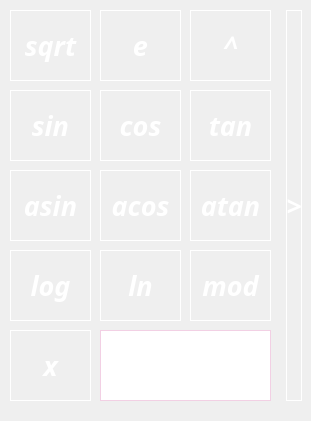
    <widget class="QFrame" name="extra_frame">
     <property name="geometry">
      <rect>
       <x>320</x>
       <y>30</y>
       <width>311</width>
       <height>421</height>
      </rect>
     </property>
     <property name="frameShape">
      <enum>QFrame::NoFrame</enum>
     </property>
     <property name="frameShadow">
      <enum>QFrame::Raised</enum>
     </property>
     <widget class="QLineEdit" name="get_x_value">
      <property name="geometry">
       <rect>
        <x>100</x>
        <y>330</y>
        <width>171</width>
        <height>71</height>
       </rect>
      </property>
      <property name="font">
       <font>
        <family>Shree Devanagari 714</family>
        <pointsize>20</pointsize>
        <italic>true</italic>
        <bold>true</bold>
       </font>
      </property>
      <property name="styleSheet">
       <string notr="true">background-color: qlineargradient(x1: 0, y1: 0, x2: 0, y2: 1, 
													stop: 0 #f5b5da, stop: 1 #521839 );
color: white;
border: 1px solid #f2d0e4;</string>
      </property>
      <property name="text">
       <string>0.0</string>
      </property>
      <property name="maxLength">
       <number>255</number>
      </property>
      <property name="frame">
       <bool>false</bool>
      </property>
      <property name="alignment">
       <set>Qt::AlignRight|Qt::AlignTrailing|Qt::AlignVCenter</set>
      </property>
     </widget>
     <widget class="QPushButton" name="variable_x">
      <property name="geometry">
       <rect>
        <x>10</x>
        <y>330</y>
        <width>81</width>
        <height>71</height>
       </rect>
      </property>
      <property name="font">
       <font>
        <family>Shree Devanagari 714</family>
        <pointsize>20</pointsize>
        <italic>true</italic>
        <bold>true</bold>
        <underline>false</underline>
        <strikeout>false</strikeout>
        <stylestrategy>PreferDefault</stylestrategy>
        <kerning>true</kerning>
       </font>
      </property>
      <property name="styleSheet">
       <string notr="true">QPushButton {
background-color: qlineargradient(x1: 0, y1: 0, x2: 0, y2: 1,
                                      stop: 0 #f5b5da, stop: 1 #521839 );
color: white;
border: 1px solid white;
}

QPushButton:pressed {
    background-color: qlineargradient(x1: 0, y1: 0, x2: 0, y2: 1,
                                      stop: 0 #521839, stop: 1 #f5b5da);
}</string>
      </property>
      <property name="text">
       <string>x</string>
      </property>
     </widget>
     <widget class="QPushButton" name="tangens">
      <property name="geometry">
       <rect>
        <x>190</x>
        <y>90</y>
        <width>81</width>
        <height>71</height>
       </rect>
      </property>
      <property name="font">
       <font>
        <family>Shree Devanagari 714</family>
        <pointsize>20</pointsize>
        <italic>true</italic>
        <bold>true</bold>
        <underline>false</underline>
        <strikeout>false</strikeout>
        <stylestrategy>PreferDefault</stylestrategy>
        <kerning>true</kerning>
       </font>
      </property>
      <property name="styleSheet">
       <string notr="true">QPushButton {
background-color: qlineargradient(x1: 0, y1: 0, x2: 0, y2: 1,
                                      stop: 0 #f5b5da, stop: 1 #521839 );
color: white;
border: 1px solid white;
}

QPushButton:pressed {
    background-color: qlineargradient(x1: 0, y1: 0, x2: 0, y2: 1,
                                      stop: 0 #521839, stop: 1 #f5b5da);
}</string>
      </property>
      <property name="text">
       <string>tan</string>
      </property>
     </widget>
     <widget class="QPushButton" name="arcsinus">
      <property name="geometry">
       <rect>
        <x>10</x>
        <y>170</y>
        <width>81</width>
        <height>71</height>
       </rect>
      </property>
      <property name="font">
       <font>
        <family>Shree Devanagari 714</family>
        <pointsize>20</pointsize>
        <italic>true</italic>
        <bold>true</bold>
        <underline>false</underline>
        <strikeout>false</strikeout>
        <stylestrategy>PreferDefault</stylestrategy>
        <kerning>true</kerning>
       </font>
      </property>
      <property name="styleSheet">
       <string notr="true">QPushButton {
background-color: qlineargradient(x1: 0, y1: 0, x2: 0, y2: 1,
                                      stop: 0 #f5b5da, stop: 1 #521839 );
color: white;
border: 1px solid white;
}

QPushButton:pressed {
    background-color: qlineargradient(x1: 0, y1: 0, x2: 0, y2: 1,
                                      stop: 0 #521839, stop: 1 #f5b5da);
}</string>
      </property>
      <property name="text">
       <string>asin</string>
      </property>
     </widget>
     <widget class="QPushButton" name="pow">
      <property name="geometry">
       <rect>
        <x>190</x>
        <y>10</y>
        <width>81</width>
        <height>71</height>
       </rect>
      </property>
      <property name="font">
       <font>
        <family>Shree Devanagari 714</family>
        <pointsize>20</pointsize>
        <italic>true</italic>
        <bold>true</bold>
        <underline>false</underline>
        <strikeout>false</strikeout>
        <stylestrategy>PreferDefault</stylestrategy>
        <kerning>true</kerning>
       </font>
      </property>
      <property name="styleSheet">
       <string notr="true">QPushButton {
background-color: qlineargradient(x1: 0, y1: 0, x2: 0, y2: 1,
                                      stop: 0 #f5b5da, stop: 1 #521839 );
color: white;
border: 1px solid white;
}

QPushButton:pressed {
    background-color: qlineargradient(x1: 0, y1: 0, x2: 0, y2: 1,
                                      stop: 0 #521839, stop: 1 #f5b5da);
}</string>
      </property>
      <property name="text">
       <string>^</string>
      </property>
     </widget>
     <widget class="QPushButton" name="sinus">
      <property name="geometry">
       <rect>
        <x>10</x>
        <y>90</y>
        <width>81</width>
        <height>71</height>
       </rect>
      </property>
      <property name="font">
       <font>
        <family>Shree Devanagari 714</family>
        <pointsize>20</pointsize>
        <italic>true</italic>
        <bold>true</bold>
        <underline>false</underline>
        <strikeout>false</strikeout>
        <stylestrategy>PreferDefault</stylestrategy>
        <kerning>true</kerning>
       </font>
      </property>
      <property name="styleSheet">
       <string notr="true">QPushButton {
background-color: qlineargradient(x1: 0, y1: 0, x2: 0, y2: 1,
                                      stop: 0 #f5b5da, stop: 1 #521839 );
color: white;
border: 1px solid white;
}

QPushButton:pressed {
    background-color: qlineargradient(x1: 0, y1: 0, x2: 0, y2: 1,
                                      stop: 0 #521839, stop: 1 #f5b5da);
}</string>
      </property>
      <property name="text">
       <string>sin</string>
      </property>
     </widget>
     <widget class="QPushButton" name="decimal_log">
      <property name="geometry">
       <rect>
        <x>10</x>
        <y>250</y>
        <width>81</width>
        <height>71</height>
       </rect>
      </property>
      <property name="font">
       <font>
        <family>Shree Devanagari 714</family>
        <pointsize>20</pointsize>
        <italic>true</italic>
        <bold>true</bold>
        <underline>false</underline>
        <strikeout>false</strikeout>
        <stylestrategy>PreferDefault</stylestrategy>
        <kerning>true</kerning>
       </font>
      </property>
      <property name="styleSheet">
       <string notr="true">QPushButton {
background-color: qlineargradient(x1: 0, y1: 0, x2: 0, y2: 1,
                                      stop: 0 #f5b5da, stop: 1 #521839 );
color: white;
border: 1px solid white;
}

QPushButton:pressed {
    background-color: qlineargradient(x1: 0, y1: 0, x2: 0, y2: 1,
                                      stop: 0 #521839, stop: 1 #f5b5da);
}</string>
      </property>
      <property name="text">
       <string>log</string>
      </property>
     </widget>
     <widget class="QPushButton" name="cosinus">
      <property name="geometry">
       <rect>
        <x>100</x>
        <y>90</y>
        <width>81</width>
        <height>71</height>
       </rect>
      </property>
      <property name="font">
       <font>
        <family>Shree Devanagari 714</family>
        <pointsize>20</pointsize>
        <italic>true</italic>
        <bold>true</bold>
        <underline>false</underline>
        <strikeout>false</strikeout>
        <stylestrategy>PreferDefault</stylestrategy>
        <kerning>true</kerning>
       </font>
      </property>
      <property name="styleSheet">
       <string notr="true">QPushButton {
background-color: qlineargradient(x1: 0, y1: 0, x2: 0, y2: 1,
                                      stop: 0 #f5b5da, stop: 1 #521839 );
color: white;
border: 1px solid white;
}

QPushButton:pressed {
    background-color: qlineargradient(x1: 0, y1: 0, x2: 0, y2: 1,
                                      stop: 0 #521839, stop: 1 #f5b5da);
}</string>
      </property>
      <property name="text">
       <string>cos</string>
      </property>
     </widget>
     <widget class="QPushButton" name="arctangens">
      <property name="geometry">
       <rect>
        <x>190</x>
        <y>170</y>
        <width>81</width>
        <height>71</height>
       </rect>
      </property>
      <property name="font">
       <font>
        <family>Shree Devanagari 714</family>
        <pointsize>20</pointsize>
        <italic>true</italic>
        <bold>true</bold>
        <underline>false</underline>
        <strikeout>false</strikeout>
        <stylestrategy>PreferDefault</stylestrategy>
        <kerning>true</kerning>
       </font>
      </property>
      <property name="styleSheet">
       <string notr="true">QPushButton {
background-color: qlineargradient(x1: 0, y1: 0, x2: 0, y2: 1,
                                      stop: 0 #f5b5da, stop: 1 #521839 );
color: white;
border: 1px solid white;
}

QPushButton:pressed {
    background-color: qlineargradient(x1: 0, y1: 0, x2: 0, y2: 1,
                                      stop: 0 #521839, stop: 1 #f5b5da);
}</string>
      </property>
      <property name="text">
       <string>atan</string>
      </property>
     </widget>
     <widget class="QPushButton" name="mod">
      <property name="geometry">
       <rect>
        <x>190</x>
        <y>250</y>
        <width>81</width>
        <height>71</height>
       </rect>
      </property>
      <property name="font">
       <font>
        <family>Shree Devanagari 714</family>
        <pointsize>20</pointsize>
        <italic>true</italic>
        <bold>true</bold>
        <underline>false</underline>
        <strikeout>false</strikeout>
        <stylestrategy>PreferDefault</stylestrategy>
        <kerning>true</kerning>
       </font>
      </property>
      <property name="styleSheet">
       <string notr="true">QPushButton {
background-color: qlineargradient(x1: 0, y1: 0, x2: 0, y2: 1,
                                      stop: 0 #f5b5da, stop: 1 #521839 );
color: white;
border: 1px solid white;
}

QPushButton:pressed {
    background-color: qlineargradient(x1: 0, y1: 0, x2: 0, y2: 1,
                                      stop: 0 #521839, stop: 1 #f5b5da);
}</string>
      </property>
      <property name="text">
       <string>mod</string>
      </property>
     </widget>
     <widget class="QPushButton" name="square_root">
      <property name="geometry">
       <rect>
        <x>10</x>
        <y>10</y>
        <width>81</width>
        <height>71</height>
       </rect>
      </property>
      <property name="font">
       <font>
        <family>Shree Devanagari 714</family>
        <pointsize>20</pointsize>
        <italic>true</italic>
        <bold>true</bold>
        <underline>false</underline>
        <strikeout>false</strikeout>
        <stylestrategy>PreferDefault</stylestrategy>
        <kerning>true</kerning>
       </font>
      </property>
      <property name="styleSheet">
       <string notr="true">QPushButton {
background-color: qlineargradient(x1: 0, y1: 0, x2: 0, y2: 1,
                                      stop: 0 #f5b5da, stop: 1 #521839 );
color: white;
border: 1px solid white;
}

QPushButton:pressed {
    background-color: qlineargradient(x1: 0, y1: 0, x2: 0, y2: 1,
                                      stop: 0 #521839, stop: 1 #f5b5da);
}</string>
      </property>
      <property name="text">
       <string>sqrt</string>
      </property>
     </widget>
     <widget class="QPushButton" name="arcosinus">
      <property name="geometry">
       <rect>
        <x>100</x>
        <y>170</y>
        <width>81</width>
        <height>71</height>
       </rect>
      </property>
      <property name="font">
       <font>
        <family>Shree Devanagari 714</family>
        <pointsize>20</pointsize>
        <italic>true</italic>
        <bold>true</bold>
        <underline>false</underline>
        <strikeout>false</strikeout>
        <stylestrategy>PreferDefault</stylestrategy>
        <kerning>true</kerning>
       </font>
      </property>
      <property name="styleSheet">
       <string notr="true">QPushButton {
background-color: qlineargradient(x1: 0, y1: 0, x2: 0, y2: 1,
                                      stop: 0 #f5b5da, stop: 1 #521839 );
color: white;
border: 1px solid white;
}

QPushButton:pressed {
    background-color: qlineargradient(x1: 0, y1: 0, x2: 0, y2: 1,
                                      stop: 0 #521839, stop: 1 #f5b5da);
}</string>
      </property>
      <property name="text">
       <string>acos</string>
      </property>
     </widget>
     <widget class="QPushButton" name="natural_log">
      <property name="geometry">
       <rect>
        <x>100</x>
        <y>250</y>
        <width>81</width>
        <height>71</height>
       </rect>
      </property>
      <property name="font">
       <font>
        <family>Shree Devanagari 714</family>
        <pointsize>20</pointsize>
        <italic>true</italic>
        <bold>true</bold>
        <underline>false</underline>
        <strikeout>false</strikeout>
        <stylestrategy>PreferDefault</stylestrategy>
        <kerning>true</kerning>
       </font>
      </property>
      <property name="styleSheet">
       <string notr="true">QPushButton {
background-color: qlineargradient(x1: 0, y1: 0, x2: 0, y2: 1,
                                      stop: 0 #f5b5da, stop: 1 #521839 );
color: white;
border: 1px solid white;
}

QPushButton:pressed {
    background-color: qlineargradient(x1: 0, y1: 0, x2: 0, y2: 1,
                                      stop: 0 #521839, stop: 1 #f5b5da);
}</string>
      </property>
      <property name="text">
       <string>ln</string>
      </property>
     </widget>
     <widget class="QPushButton" name="open_graph">
      <property name="geometry">
       <rect>
        <x>286</x>
        <y>10</y>
        <width>16</width>
        <height>391</height>
       </rect>
      </property>
      <property name="font">
       <font>
        <family>Shree Devanagari 714</family>
        <pointsize>20</pointsize>
        <italic>true</italic>
        <bold>true</bold>
        <underline>false</underline>
        <strikeout>false</strikeout>
        <stylestrategy>PreferDefault</stylestrategy>
        <kerning>true</kerning>
       </font>
      </property>
      <property name="styleSheet">
       <string notr="true">QPushButton {
background-color: qlineargradient(x1: 0, y1: 0, x2: 0, y2: 1,
                                      stop: 0 #f5b5da, stop: 1 #521839 );
color: white;
border: 1px solid white;
}

QPushButton:pressed {
    background-color: qlineargradient(x1: 0, y1: 0, x2: 0, y2: 1,
                                      stop: 0 #521839, stop: 1 #f5b5da);
}</string>
      </property>
      <property name="text">
       <string>&gt;</string>
      </property>
     </widget>
     <widget class="QPushButton" name="exp">
      <property name="geometry">
       <rect>
        <x>100</x>
        <y>10</y>
        <width>81</width>
        <height>71</height>
       </rect>
      </property>
      <property name="font">
       <font>
        <family>Shree Devanagari 714</family>
        <pointsize>20</pointsize>
        <italic>true</italic>
        <bold>true</bold>
        <underline>false</underline>
        <strikeout>false</strikeout>
        <stylestrategy>PreferDefault</stylestrategy>
        <kerning>true</kerning>
       </font>
      </property>
      <property name="styleSheet">
       <string notr="true">QPushButton {
background-color: qlineargradient(x1: 0, y1: 0, x2: 0, y2: 1,
                                      stop: 0 #f5b5da, stop: 1 #521839 );
color: white;
border: 1px solid white;
}

QPushButton:pressed {
    background-color: qlineargradient(x1: 0, y1: 0, x2: 0, y2: 1,
                                      stop: 0 #521839, stop: 1 #f5b5da);
}</string>
      </property>
      <property name="text">
       <string>e</string>
      </property>
     </widget>
    </widget>
